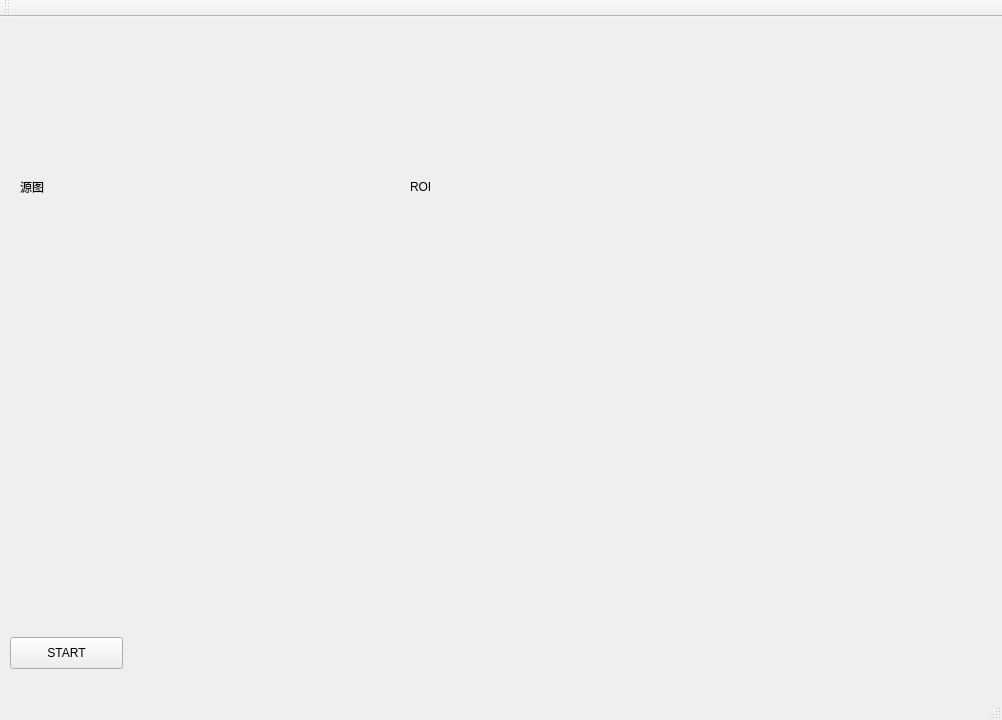
<?xml version="1.0" encoding="UTF-8"?>
<ui version="4.0">
 <class>HR_cat_2</class>
 <widget class="QMainWindow" name="HR_cat_2">
  <property name="geometry">
   <rect>
    <x>0</x>
    <y>0</y>
    <width>1002</width>
    <height>720</height>
   </rect>
  </property>
  <property name="windowTitle">
   <string>HR_cat_2</string>
  </property>
  <property name="styleSheet">
   <string notr="true">background-image: url(:/169.jpeg);</string>
  </property>
  <widget class="QWidget" name="centralWidget">
   <widget class="QLabel" name="label">
    <property name="geometry">
     <rect>
      <x>20</x>
      <y>50</y>
      <width>320</width>
      <height>240</height>
     </rect>
    </property>
    <property name="styleSheet">
     <string notr="true">background-image: url(:/121.jpg);</string>
    </property>
    <property name="text">
     <string>源图</string>
    </property>
   </widget>
   <widget class="QLabel" name="label2">
    <property name="geometry">
     <rect>
      <x>410</x>
      <y>50</y>
      <width>320</width>
      <height>240</height>
     </rect>
    </property>
    <property name="styleSheet">
     <string notr="true">background-image: url(:/144.jpg);</string>
    </property>
    <property name="text">
     <string>ROI</string>
    </property>
   </widget>
   <widget class="QPushButton" name="btn1">
    <property name="geometry">
     <rect>
      <x>10</x>
      <y>620</y>
      <width>113</width>
      <height>32</height>
     </rect>
    </property>
    <property name="text">
     <string>START</string>
    </property>
   </widget>
   <widget class="QCustomPlot" name="qcustomplot" native="true">
    <property name="geometry">
     <rect>
      <x>420</x>
      <y>330</y>
      <width>501</width>
      <height>291</height>
     </rect>
    </property>
    <property name="styleSheet">
     <string notr="true">background-image: url(:/144.jpg);</string>
    </property>
   </widget>
  </widget>
  <widget class="QToolBar" name="mainToolBar">
   <attribute name="toolBarArea">
    <enum>TopToolBarArea</enum>
   </attribute>
   <attribute name="toolBarBreak">
    <bool>false</bool>
   </attribute>
  </widget>
  <widget class="QStatusBar" name="statusBar"/>
 </widget>
 <layoutdefault spacing="6" margin="11"/>
 <customwidgets>
  <customwidget>
   <class>QCustomPlot</class>
   <extends>QWidget</extends>
   <header location="global">qcustomplot.h</header>
   <container>1</container>
  </customwidget>
 </customwidgets>
 <resources/>
 <connections/>
</ui>
